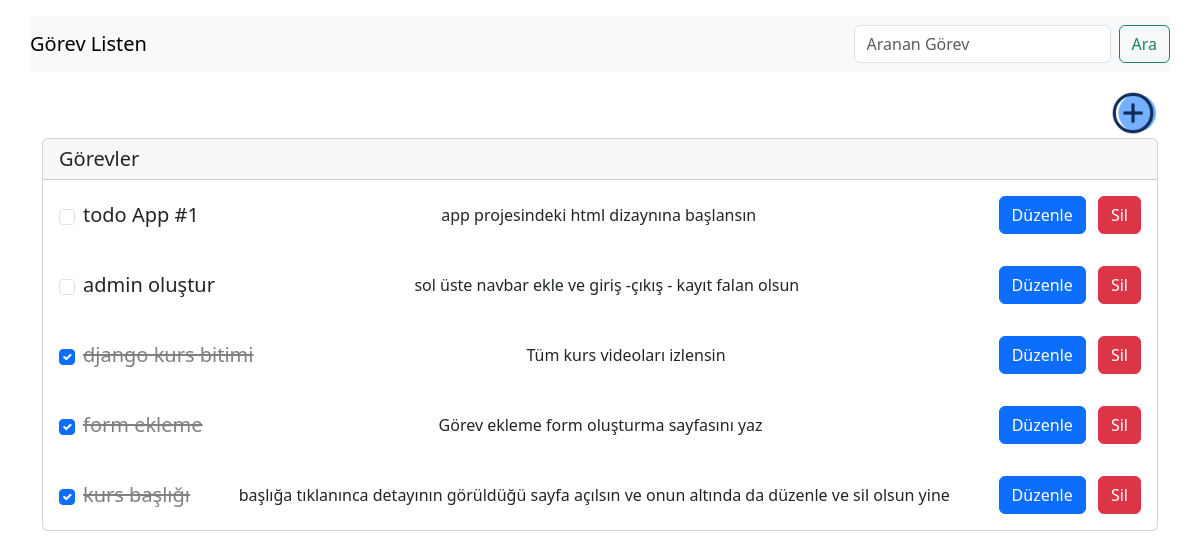
Before: / with the older database file.
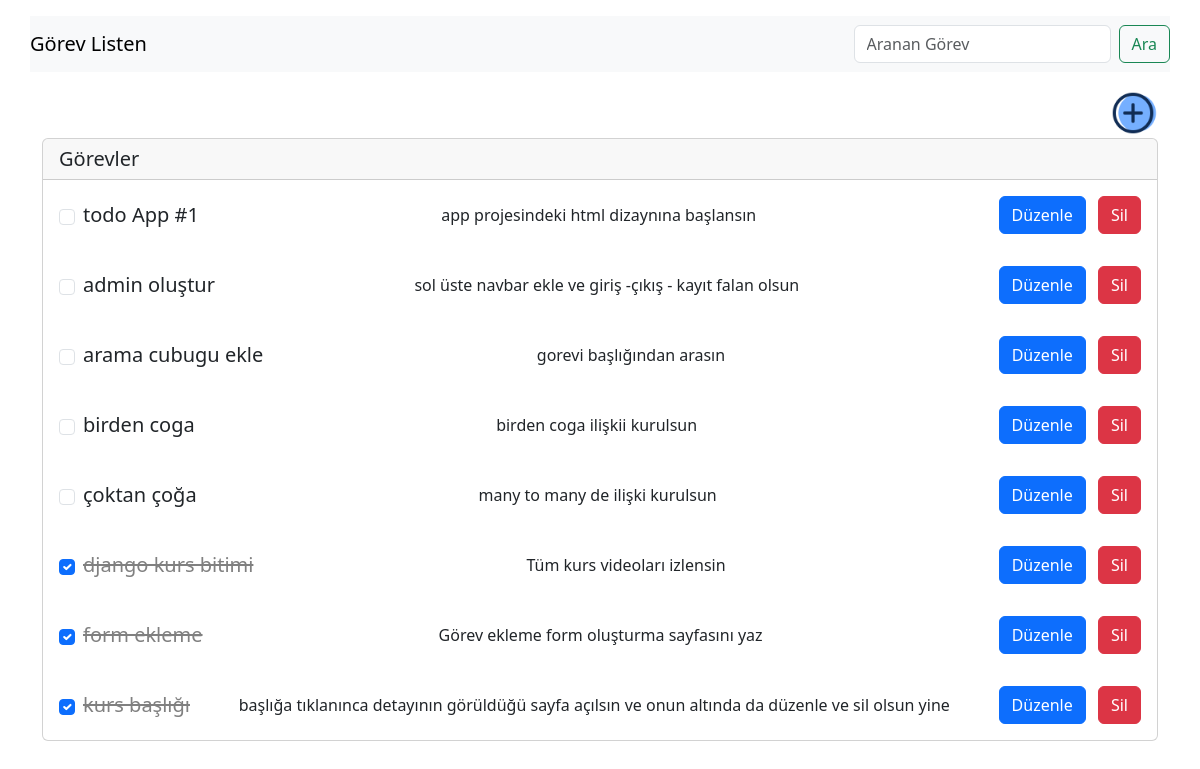
After: the same page with the newer database file.
### gorev/models.py (models this page shows, shortened)
class Gorev(models.Model): #ORM -Object Relational Mapping
    kullanici =  models.ForeignKey(User, on_delete=models.CASCADE, null=True, blank=True) # her gorev bir kullaniciya ait, kullanici isilinirse gorevleri de silinsin (cascade), bos birakilabilir bu alan, formlarda da bos kalabilir bu alan
    baslik = models.CharField(max_length=200)
    tanim = models.TextField(null= True, blank=True) #veritabaninda ve formda bu alan bos kalabilir
    tamamlandiMi = models.BooleanField(default=False)
    tarih = models.DateTimeField(auto_now_add=True) #gorev olusturuldugunda otomatik dolar
    class Meta: #nodelin ek yapilandirilmalarinin yapildigi ic sinif
        ordering = ['tamamlandiMi'] #veritabaninda siralama yapildiginda sonuclar nasıl donsun

### gorev/views.py (the view)
# urls.py: path('',views.gorevListesi, name="gorevListesi"),
def gorevListesi(request):
     gorevler = Gorev.objects.all()
     return render(request,'gorev/index.html',{
          'gorevler':gorevler
     })

### gorev/templates/gorev/index.html (shortened to what this page needs)
{% extends "layout.html" %}
{% load static %}
{% block css_files %}
    <link rel="stylesheet" href="{% static 'gorev/css/deneme.css' %}">
    <link rel="stylesheet" href="{% static 'gorev/css/style.css' %}">
{% endblock %}
{% block content %}
    <div class="container mt-3">
      <div class="row">
        <div class="col">
          <a href="{% url "gorevOlustur" %}" >
            <img src="{% static 'img/plus.png' %}" alt="Plus Icon" style="height: 50px; width: auto; float:right; ">
          </a>
        </div>
      </div>
        <div class="row">
            <div class="col-12">
               <div class="card">
                <h5 class="card-header ">Görevler</h5>
                {% for gorev in gorevler  %}
                <div class="card-body id="gorev-{{ gorev.id }}"">
                    <div class="d-flex justify-content-between align-items-center">
                        <div class="d-flex align-items-center">
                          <input class="form-check-input me-2 toggle-task" name="tamamlandiMi" data-task-id="{{gorev.id}}" {% if gorev.tamamlandiMi %}checked{% endif %}  type="checkbox" value="" >
                          <h5 class="card-title mb-0 ms-0 {% if gorev.tamamlandiMi %}completed{% endif %}">
                            {{ gorev.baslik }}
                        </h5>
                        </div>
                        <p class="card-text mb-0">{{ gorev.tanim }}</p>
                        <div>
                          <a href="{% url "gorevDuzenle" gorev.id%}" class="btn btn-primary me-2">Düzenle</a>
                          <a href="{% url "gorevSil" gorev.id%}" class="btn btn-danger">Sil</a>
                        </div>
                      </div>
                </div>
                {% endfor %}
              </div>
            </div>
        </div>
    </div>
{% endblock content %}

### templates/layout.html (shortened to what this page needs)
{% load static %}
<!DOCTYPE html>
<html lang="en">
<head>
    <link href="https://cdn.jsdelivr.net/npm/bootstrap@5.3.3/dist/css/bootstrap.min.css" rel="stylesheet">
    <link rel="stylesheet" href="{% static '/css/bootstrap.min.css' %}">
    {% block css_files %}{% endblock %}
</head>
<body>
    <div class="container mt-3">
        <div class="row ">
            <nav class="navbar navbar-light bg-light justify-content-between">
                <a href="{% url 'gorevListesi' %}" class="navbar-brand" >Görev Listen</a>
                <form action="{% url "arama" %}" class="form-inline d-flex">
                  <input class="form-control mr-sm-2 me-2" type="text" name="q" placeholder="Aranan Görev" >
                  <button class="btn btn-outline-success my-2 my-sm-0" type="submit">Ara</button>
                </form>
              </nav>
        </div>
        <div class="row">
            {% block content %}{% endblock content %}
        </div>
    </div>
</body>
</html>

### gorev/static/gorev/css/style.css (style rules this page uses)
.completed { text-decoration: line-through; color: gray; }

Changed rows visible on the page:
added Gorev: baslik "arama cubugu ekle", tanim "gorevi başlığından arasın"
added Gorev: baslik "birden coga", tanim "birden coga ilişkii kurulsun"
added Gorev: baslik "çoktan çoğa", tanim "many to many de ilişki kurulsun"
